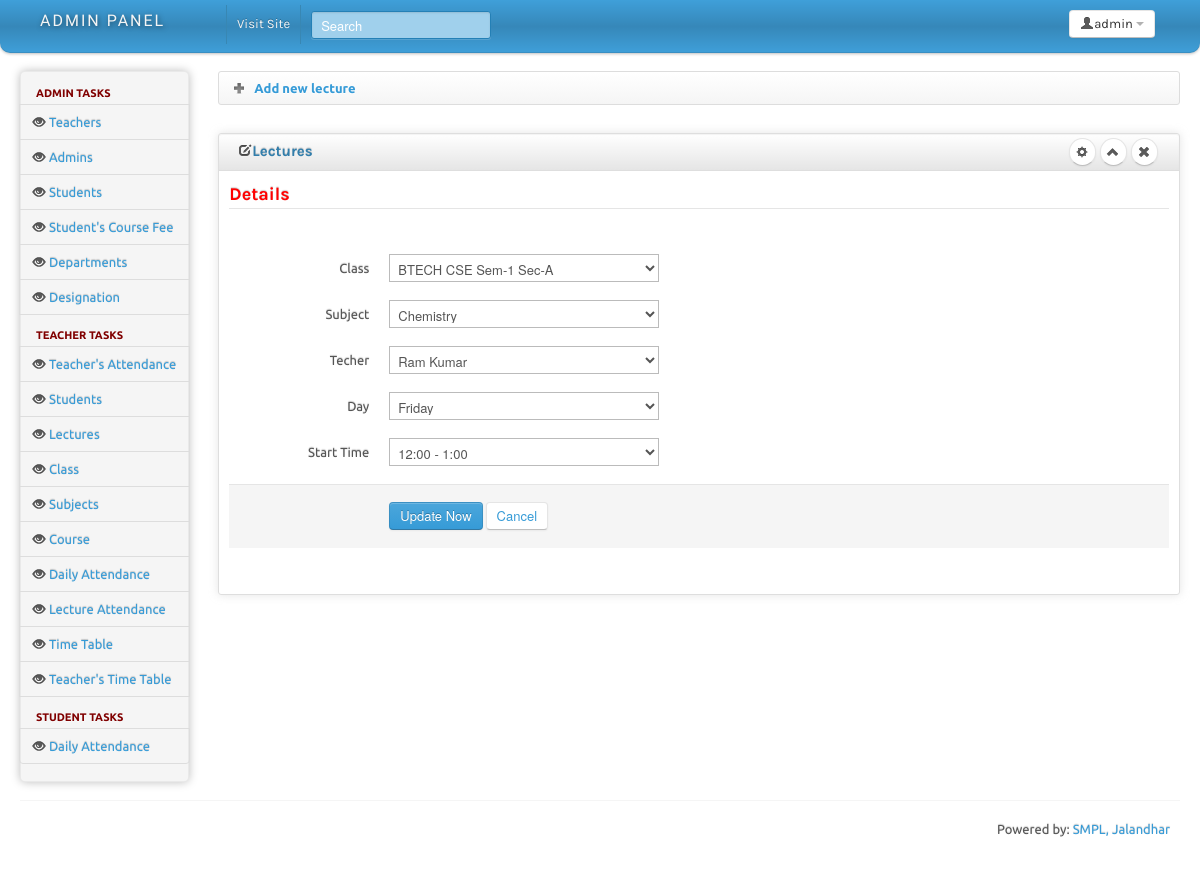
Screenshot of /admin/editlecture.php?id=3 (signed in) with the database file from the repository.
### tables this page shows
CREATE TABLE `lectures` (
  `id` int(11) NOT NULL,
  `subject_id` int(11) NOT NULL,
  `class_id` int(11) NOT NULL,
  `teacher_id` int(11) NOT NULL,
  `day` varchar(25) NOT NULL,
  `slot_id` varchar(255) NOT NULL
);

CREATE TABLE `classes` (
  `id` int(11) NOT NULL,
  `course_id` int(11) NOT NULL,
  `semester` varchar(10) DEFAULT NULL,
  `section` varchar(25) DEFAULT NULL
);

CREATE TABLE `courses` (
  `id` int(11) NOT NULL,
  `name` varchar(50) NOT NULL,
  `branch` varchar(50) NOT NULL,
  `fee_details` varchar(100) NOT NULL
);

CREATE TABLE `subjects` (
  `id` int(11) NOT NULL,
  `class_id` int(11) NOT NULL,
  `name` varchar(50) NOT NULL
);

CREATE TABLE `teachers` (
  `id` int(11) NOT NULL,
  `dept_id` int(11) NOT NULL,
  `des_id` int(11) NOT NULL,
  `login_id` int(11) NOT NULL,
  `firstname` varchar(100) NOT NULL,
  `lastname` varchar(100) NOT NULL,
  `email` varchar(255) NOT NULL,
  `gender` varchar(20) NOT NULL,
  `phone` varchar(100) NOT NULL,
  `photo` varchar(100) NOT NULL,
  `dob` date NOT NULL,
  `joining_date` datetime NOT NULL DEFAULT CURRENT_TIMESTAMP,
  `address` varchar(250) NOT NULL,
  `state` varchar(50) NOT NULL,
  `city` varchar(50) NOT NULL,
  `pincode` varchar(50) NOT NULL,
  `qualification` varchar(250) NOT NULL,
  `experience` varchar(100) NOT NULL,
  `salary` varchar(100) NOT NULL
);

CREATE TABLE `slots` (
  `id` int(11) NOT NULL,
  `timings` varchar(150) NOT NULL
);

### admin/config.php (called while the page is built, shortened)
<?php
class task
{
    public $con=0;
    public function connect()
    {
        $this->con=mysqli_connect($_SESSION['db_ip'], $_SESSION['db_user'], $_SESSION['db_pass'], $_SESSION['db_name']);
    }
    public function query($Query_String)
    {
        if ($this->Query_ID = mysqli_query($this->con, $Query_String)) {
            return $this->Query_ID;
        } else {
            return false;
        }
    }
    public function getValue($table, $field, $id){
        $query="select $field from $table where id=".$id;
        $data= $this->query($query);
        $row = mysqli_fetch_assoc($data);
        return $row[$field];
    }
}

### admin/editlecture.php (the view, shortened to what this page needs)
<?php
	require_once("config.php");
	$obj1=new task;
	$obj1->checkUser();
	$cat = new task;
	if(isset($_GET["id"]))
	{
		$id = $_GET["id"];
		$cat->connect();
		$query = "select * from lectures where id='$id'";
		$data = mysqli_query($cat->con,$query);
		$row = mysqli_fetch_array($data);
		extract($row);
	}
?>
<?php require_once("headincludes.php"); ?>
<body>
		<?php require_once("topbar.php"); ?>
		<div class="container-fluid">
		<div class="row-fluid">
			<div class="span2 main-menu-span">
				<div class="well nav-collapse sidebar-nav">
					<?php require_once("sidemenu.php"); ?>
				</div>
			</div>
			<div id="content" class="span10">
			<div>
				<ul class="breadcrumb">
					<li>
						<a href="addlecture.php" style="text-decoration:none;">
							<img src="img/add.png" />
							<span style="font-weight:bold;">
								Add new lecture
							</span>
						</a>
					</li>
				</ul>
			</div>
			<div class="row-fluid sortable">
				<div class="box span12">
					<div class="box-header well" data-original-title>
						<h2><i class="icon-edit"></i>Lectures</h2>
						<div class="box-icon">
							<a href="#" class="btn btn-setting btn-round"><i class="icon-cog"></i></a>
							<a href="#" class="btn btn-minimize btn-round"><i class="icon-chevron-up"></i></a>
							<a href="#" class="btn btn-close btn-round"><i class="icon-remove"></i></a>
						</div>
					</div>
					<div class="box-content">
						<form class="form-horizontal" name="newclient" method="post" enctype="multipart/form-data">
							<fieldset>
								<legend><h3 style="color:red;">Details</h3></legend>
							  <div class="control-group">
								<label class="control-label" for="focusedInput">Class</label>
								<div class="controls">
								  <select class="input-xlarge focused" name="class" id="select1" required="">
									<?php
										$query = "select * from classes";
										$obj1->connect();
										$data = $obj1->query($query);
										while($row1 = mysqli_fetch_assoc($data))
										{
											$course_id=$row1['course_id'];
											$class_name=$obj1->getValue('courses','name',$course_id).' '.$obj1->getValue('courses','branch',$course_id);
											?>
										<option value='<?php echo $row1['id']?>' <?php if ($class_id==$row1['id']) { echo "selected"; } ?>><?php echo $class_name.' Sem-'.$row1['semester'].' Sec-'.$row1['section']; ?></option>";
										<?php
											}
										?>
								  </select>
								</div>
							  </div>
							  <div class="control-group">
								<label class="control-label" for="focusedInput">Subject</label>
								<div class="controls">
								  <select class="input-xlarge focused" name="subject" id="subject" required="">
									<?php
										$query = "select * from subjects";
										$obj1->connect();
										$data = $obj1->query($query);
										while($row = mysqli_fetch_assoc($data))
										{
									?>
										<option value="<?=$row['id']?>" <?php if ($subject_id==$row['id']) { echo "selected"; } ?>><?=$row['name']?></option>
									<?php }?>
									</select>
								</div>
							  </div>
							  <div class="control-group">
								<label class="control-label" for="focusedInput">Techer</label>
								<div class="controls">
								  <select class="input-xlarge focused" name="teacher" id="teacher" required="">
									<?php
										$query = "select * from teachers";
										$obj1->connect();
										$data = $obj1->query($query);
										while($teacher = mysqli_fetch_assoc($data))
										{
									?>
										<option value="<?=$teacher['id']?>" <?php if ($teacher_id==$teacher['id']) { echo "selected"; } ?>><?=$teacher['firstname'].' '.$teacher['lastname']?></option>
									<?php }?>
									</select>
								</div>
							  </div>
							  <div class="control-group">
								<label class="control-label" for="focusedInput">Day</label>
								<div class="controls">
									<select class="input-xlarge focused" name="day" id="day" required="">
								  	<option value="friday" <?php if($day=="friday"){ echo 'selected';}?>>Friday</option>
									</select>
								</div>
							  </div>
							  <div class="control-group">
								<label class="control-label" for="focusedInput">Start Time</label>
								<div class="controls">
								  <select class="input-xlarge focused" name="slot" id="slot" required="">
									<?php
										$query = "select * from slots";
										$obj1->connect();
										$data = $obj1->query($query);
										while($res = mysqli_fetch_assoc($data))
										{
									?>
										<option value="<?=$res['id']?>" <?php if($slot_id==$res['id']){echo 'selected';}?>><?=$res['timings']?></option>
									<?php }?>
									</select>
								</div>
							  </div>
							  <div class="form-actions">
								<button type="submit" name="submit" class="btn btn-primary">Update Now</button>
								<button class="btn"><a href="lectures.php">Cancel</a></button>
							  </div>
							</fieldset>
						  </form>
					</div>
				</div>
			</div>
			</div>
				</div>
		<hr>
		<?php require_once("footer.php"); ?>
	</div>
</body>
</html>

### admin/css/charisma-app.css (style rules this page uses)
select { background-color:#fff; }
.box { border: 1px solid #DEDEDE; border-radius:3px; -webkit-border-radius:3px; -moz-border-radius:3px; margin-top: 10px; margin-bottom: 10px ; box-shadow: 0 0 10px rgba(189, 189, 189, 0.4); -webkit-box-shadow: 0 0 10px rgba(189, 189, 189, 0.4); -moz-box-shadow: 0 0 10px rgba(189, 189, 189, 0.4); }
.box-header { border:none; padding-top:5px; border-bottom: 1px solid #DEDEDE; border-radius:3px 3px 0 0; -webkit-border-radius:3px 3px 0 0; -moz-border-radius:3px 3px 0 0; height:12px; min-height:12px; margin-bottom: 0; cursor:move; font-weight:bold; font-size:16px; background: -moz-linear-gradient(top, rgba(255,255,255,0) 0%, rgba(0,0,0,0.1) 100%); background: -webkit-gradient(linear, left top, left bottom, color-stop(0%,rgba(255,255,255,0)), color-stop(100%,rgba(0,0,0,0.1))); background: -webkit-linear-gradient(top, rgba(255,255,255,0) 0%,rgba(0,0,0,0.1) 100%); background: -o-linear-gradient(top, rgba(255,255,255,0) 0%,rgba(0,0,0,0.1) 100%); background: -ms-linear-gradient(top, rgba(255,255,255,0) 0%,rgba(0,0,0,0.1) 100%); background: linear-gradient(to bottom, rgba(255,255,255,0) 0%,rgba(0,0,0,0.1) 100%); filter: progid:DXImageTransform.Microsoft.gradient( startColorstr='#00ffffff', endColorstr='#1a000000',GradientType=0 ); }
.box-header h2 { font-size:15px; width:auto; clear:none; float:left; line-height:25px; }
.box-header h2 > i { margin-top:1px; }
.box-icon { float:right; }
.box-icon a { clear:none; float:left; margin:0 2px; height: 18px; width:5px; margin-top: -1px; }
.box-icon a i { margin-left:-4.5px; }
.box-content { padding:10px; }
.btn-round { border-radius: 40px; -webkit-border-radius: 40px; -moz-border-radius: 40px; font-size:12px; padding-top:4px; }
.sidebar-nav { min-height:0; box-shadow: 0 0 10px #BDBDBD; -webkit-box-shadow: 0 0 10px #BDBDBD; -moz-box-shadow: 0 0 10px #BDBDBD; border-radius: 5px; -webkit-border-radius: 5px; -moz-border-radius: 5px; margin-bottom: 0; padding-bottom:0; }

### admin/headincludes.php (style rules this page uses)
body { padding-bottom: 40px; }
.sidebar-nav { padding: 9px 0; }

### rows the page displays
lectures: class "BTECH CSE Sem-1 Sec-A", subject "Chemistry", teacher "Ram Kumar", day "Friday", slot "12:00 - 1:00"
